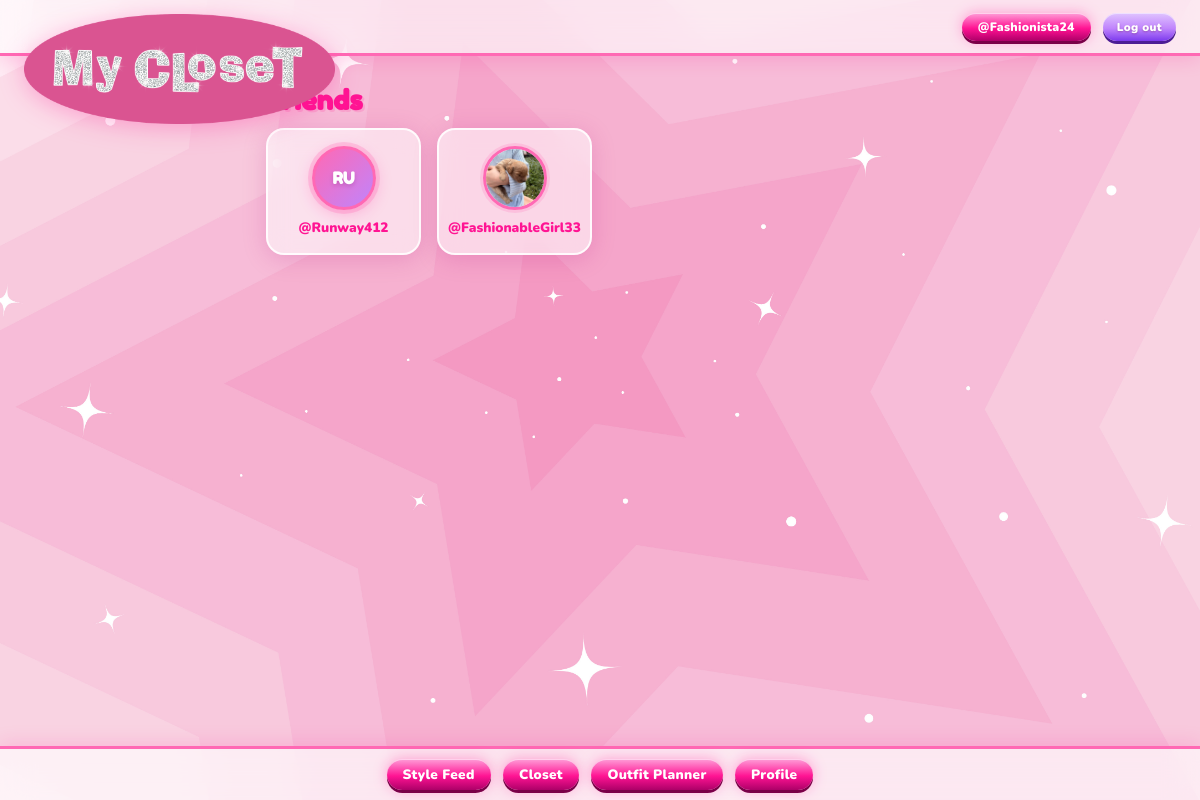
Page /mycloset/friends/ (signed in) on the committed database.
### mycloset/models.py (models this page shows, shortened)
class Profile(models.Model):
    user = models.ForeignKey(User, on_delete=models.CASCADE, related_name='mycloset_profiles')
    username = models.CharField(max_length=32, unique=True)
    profile_image = models.ImageField(upload_to='mycloset/profiles/', blank=True)
    bio = models.TextField(max_length=256, blank=True)

### mycloset/views.py (the view)
# urls.py: path('friends/', FriendListView.as_view(), name='mycloset_friends'),
class FriendListView(MyClosetLoginRequiredMixin, View):
    def get(self, request):
        profile = request.user.mycloset_profiles.first()
        friendships = Friendship.objects.filter(Q(profile1=profile) | Q(profile2=profile))
        friends = [
            f.profile2 if f.profile1 == profile else f.profile1
            for f in friendships
        ]
        return render(request, 'mycloset/friends.html', {'friends': friends})

### mycloset/templates/mycloset/friends.html (shortened to what this page needs)
{% extends 'mycloset/base.html' %}
{% load static %}
{% block body_class %}page-profile{% endblock %}
{% block content %}
<h2>Friends</h2>
{% if friends %}
<div class="friends-list">
    {% for friend in friends %}
    <a href="{% url 'mycloset_public_profile' friend.pk %}" class="friend-card">
        {% if friend.profile_image %}
        <img src="{{ friend.profile_image.url }}" alt="{{ friend.username }}">
        {% else %}
        <div class="profile-initials profile-initials--sm">{{ friend.username|slice:":2"|upper }}</div>
        {% endif %}
        <span>@{{ friend.username }}</span>
    </a>
    {% endfor %}
</div>
{% else %}
<p>No friends yet. Search for people on the <a href="{% url 'mycloset_feed' %}">Style Feed</a>!</p>
{% endif %}
{% endblock %}

### mycloset/templates/mycloset/base.html (shortened to what this page needs)
{% load static %}
<!DOCTYPE html>
<html lang="en">
<head>
    <link rel="stylesheet" href="{% static 'mycloset/style.css' %}">
</head>
<body class="{% block body_class %}{% endblock %}">
    <header>
        <div class="header_left">
            <a href="{% url 'mycloset_all_users' %}" class="header-logo-link">
                <img src="{% static 'mycloset/images/logo.png' %}" alt="My Closet" class="header-logo">
            </a>
        </div>
        {% if user.is_authenticated %}
        <div class="header_profile">
            <nav>
                <a href="{% url 'mycloset_profile' %}">@{{ user.mycloset_profiles.first.username }}</a>
            </nav>
            <form method="POST" action="{% url 'mycloset_logout' %}">
                <button type="submit">Log out</button>
            </form>
        </div>
        {% else %}
        <nav>
            <a href="{% url 'mycloset_login' %}">Log in</a>
        </nav>
        {% endif %}
    </header>
    <div class="content">
        {% block content %}
        {% endblock %}
    </div>
    {% if user.is_authenticated %}
    <footer>
        <nav>
            <a href="{% url 'mycloset_feed' %}">Style Feed</a>
            <a href="{% url 'mycloset_closet' %}">Closet</a>
            <a href="{% url 'mycloset_outfits' %}">Outfit Planner</a>
            <a href="{% url 'mycloset_profile' %}">Profile</a>
        </nav>
    </footer>
    {% endif %}
</body>
</html>

### mycloset/static/mycloset/style.css (style rules this page uses)
:root { --pink: #ff69b4; --hot-pink: #ff1493; --purple: #c084fc; --blue: #60a5fa; --cyan: #22d3ee; --yellow: #fde68a; --white: #ffffff; --glass-bg: rgba(255, 255, 255, 0.55); --glass-border: rgba(255, 255, 255, 0.85); --shadow: 0 4px 24px rgba(180, 0, 120, 0.18); --radius: 18px; }
*, *::before, *::after { box-sizing: border-box; }
body { font-family: 'Nunito', sans-serif; font-weight: 800; margin: 0; padding: 0 0 70px 0; min-height: 100vh; background-color: #ffd6f0; background-size: cover; background-attachment: fixed; background-position: center; color: #3b0764; }
body.page-profile { background-image: url('images/stars.jpeg'); }
header { background: rgba(255, 255, 255, 0.6); backdrop-filter: blur(16px); -webkit-backdrop-filter: blur(16px); border-bottom: 3px solid var(--pink); padding: 0 24px; height: 56px; display: flex; align-items: center; justify-content: space-between; position: sticky; top: 0; z-index: 100; box-shadow: 0 2px 20px rgba(255, 20, 147, 0.2); overflow: visible; }
.header_left { display: flex; align-items: center; }
.header-logo-link { display: flex; align-items: center; text-decoration: none; }
.header-logo { height: 110px; width: auto; display: block; position: relative; top: 42px; z-index: 101; transition: transform 0.2s; filter: drop-shadow(0 4px 12px rgba(255, 20, 147, 0.3)); }
.header_profile { display: flex; align-items: center; gap: 8px; font-size: 0.9em; }
.header_profile a { text-decoration: none; color: #fff; font-weight: 900; display: flex; align-items: center; gap: 8px; text-shadow: 0 1px 6px rgba(255,20,147,0.6); }
nav a { display: inline-block; color: #fff; text-decoration: none; margin: 0 4px; padding: 6px 16px; border-radius: 999px; font-size: 0.85em; font-weight: 900; background: linear-gradient(180deg, #ff9ed8 0%, #ff1493 55%, #ad0068 100%); box-shadow: 0 3px 0 #7a0048, 0 0 14px rgba(255,20,147,0.35), inset 0 1px 0 rgba(255,255,255,0.55); transition: transform 0.1s, box-shadow 0.1s; letter-spacing: 0.02em; }
.content { max-width: 700px; margin: 28px auto; padding: 0 16px; }
h2 { font-family: 'Fredoka One', cursive; font-size: 1.7em; color: var(--hot-pink); text-shadow: 2px 2px 0 rgba(255,20,147,0.15); margin: 0 0 12px 0; }
button { font-family: 'Nunito', sans-serif; font-weight: 900; font-size: 0.88em; padding: 8px 20px; border: none; border-radius: 999px; cursor: pointer; transition: transform 0.1s, box-shadow 0.1s; background: linear-gradient(180deg, #ff9ed8 0%, #ff1493 55%, #ad0068 100%); color: #fff; box-shadow: 0 3px 0 #7a0048, inset 0 1px 0 rgba(255,255,255,0.5); letter-spacing: 0.03em; text-shadow: 0 1px 2px rgba(100,0,50,0.3); }
.header_profile button { background: linear-gradient(180deg, #e0c4ff 0%, #c084fc 55%, #7c3aed 100%); box-shadow: 0 3px 0 #4c1d95, inset 0 1px 0 rgba(255,255,255,0.5); font-size: 0.8em; padding: 6px 14px; }
footer { position: fixed; bottom: 0; left: 0; right: 0; background: rgba(255,255,255,0.65); backdrop-filter: blur(16px); -webkit-backdrop-filter: blur(16px); border-top: 3px solid var(--pink); padding: 10px 20px; display: flex; justify-content: center; align-items: center; box-shadow: 0 -2px 20px rgba(255,20,147,0.15); }
.profile-initials { width: 110px; height: 110px; border-radius: 50%; background: linear-gradient(135deg, var(--pink), var(--purple)); display: flex; align-items: center; justify-content: center; font-family: 'Fredoka One', cursive; font-size: 2em; color: #fff; border: 4px solid var(--pink); box-shadow: 0 0 0 4px rgba(255,105,180,0.25), 0 4px 16px rgba(255,20,147,0.25); flex-shrink: 0; text-shadow: 0 2px 4px rgba(100,0,80,0.2); }
.profile-initials--sm { width: 64px; height: 64px; font-size: 1.2em; border-width: 3px; }
.friends-list { display: grid; grid-template-columns: repeat(auto-fill, minmax(130px, 1fr)); gap: 16px; margin-top: 8px; }
.friend-card { display: flex; flex-direction: column; align-items: center; gap: 8px; background: var(--glass-bg); backdrop-filter: blur(12px); -webkit-backdrop-filter: blur(12px); border: 2px solid var(--glass-border); border-radius: var(--radius); padding: 16px 10px; text-decoration: none; color: var(--hot-pink); font-size: 0.85em; font-weight: 900; box-shadow: var(--shadow); transition: transform 0.15s, box-shadow 0.15s; }
.friend-card img { width: 64px; height: 64px; border-radius: 50%; object-fit: cover; border: 3px solid var(--pink); box-shadow: 0 0 0 3px rgba(255,105,180,0.2); }

### rows in the picture
Profile: username "RU", username "Runway412"
Profile: profile_image (picture), username "FashionableGirl33"

### other values in the picture
{{ user.mycloset_profiles.first.username }} "Fashionista24"
